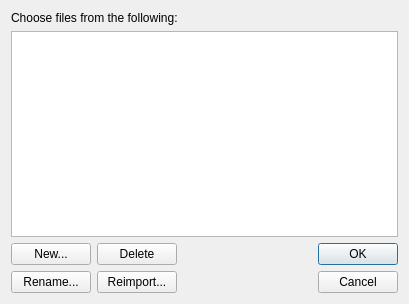
<ui version="4.0" >
 <class>FileSelectionDlgUi</class>
 <widget class="QDialog" name="FileSelectionDlgUi" >
  <property name="geometry" >
   <rect>
    <x>0</x>
    <y>0</y>
    <width>409</width>
    <height>304</height>
   </rect>
  </property>
  <property name="windowIcon" >
   <iconset resource="ambience.qrc" >:/images/genesis_zoom_ico.png</iconset>
  </property>
  <property name="modal" >
   <bool>true</bool>
  </property>
  <layout class="QGridLayout" >
   <item row="0" column="0" colspan="3" >
    <widget class="QLabel" name="label" >
     <property name="text" >
      <string>Choose files from the following:</string>
     </property>
    </widget>
   </item>
   <item row="1" column="0" colspan="4" >
    <widget class="QListView" name="m_fileList" >
     <property name="selectionMode" >
      <enum>QAbstractItemView::MultiSelection</enum>
     </property>
    </widget>
   </item>
   <item row="2" column="0" >
    <widget class="QPushButton" name="m_newBtn" >
     <property name="text" >
      <string>New...</string>
     </property>
    </widget>
   </item>
   <item row="2" column="1" >
    <widget class="QPushButton" name="m_deleteBtn" >
     <property name="text" >
      <string>Delete</string>
     </property>
    </widget>
   </item>
   <item row="2" column="2" >
    <spacer>
     <property name="orientation" >
      <enum>Qt::Horizontal</enum>
     </property>
     <property name="sizeHint" >
      <size>
       <width>40</width>
       <height>20</height>
      </size>
     </property>
    </spacer>
   </item>
   <item rowspan="2" row="2" column="3" >
    <widget class="QDialogButtonBox" name="buttonBox" >
     <property name="orientation" >
      <enum>Qt::Vertical</enum>
     </property>
     <property name="standardButtons" >
      <set>QDialogButtonBox::Cancel|QDialogButtonBox::NoButton|QDialogButtonBox::Ok</set>
     </property>
     <property name="centerButtons" >
      <bool>true</bool>
     </property>
    </widget>
   </item>
   <item row="3" column="0" >
    <widget class="QPushButton" name="m_renameBtn" >
     <property name="text" >
      <string>Rename...</string>
     </property>
    </widget>
   </item>
   <item row="3" column="1" >
    <widget class="QPushButton" name="m_reimportBtn" >
     <property name="text" >
      <string>Reimport...</string>
     </property>
    </widget>
   </item>
   <item row="3" column="2" >
    <spacer>
     <property name="orientation" >
      <enum>Qt::Horizontal</enum>
     </property>
     <property name="sizeHint" >
      <size>
       <width>40</width>
       <height>20</height>
      </size>
     </property>
    </spacer>
   </item>
  </layout>
 </widget>
 <resources>
  <include location="ambience.qrc" />
 </resources>
 <connections>
  <connection>
   <sender>buttonBox</sender>
   <signal>accepted()</signal>
   <receiver>FileSelectionDlgUi</receiver>
   <slot>accept()</slot>
   <hints>
    <hint type="sourcelabel" >
     <x>248</x>
     <y>254</y>
    </hint>
    <hint type="destinationlabel" >
     <x>157</x>
     <y>274</y>
    </hint>
   </hints>
  </connection>
  <connection>
   <sender>buttonBox</sender>
   <signal>rejected()</signal>
   <receiver>FileSelectionDlgUi</receiver>
   <slot>reject()</slot>
   <hints>
    <hint type="sourcelabel" >
     <x>316</x>
     <y>260</y>
    </hint>
    <hint type="destinationlabel" >
     <x>286</x>
     <y>274</y>
    </hint>
   </hints>
  </connection>
 </connections>
</ui>
